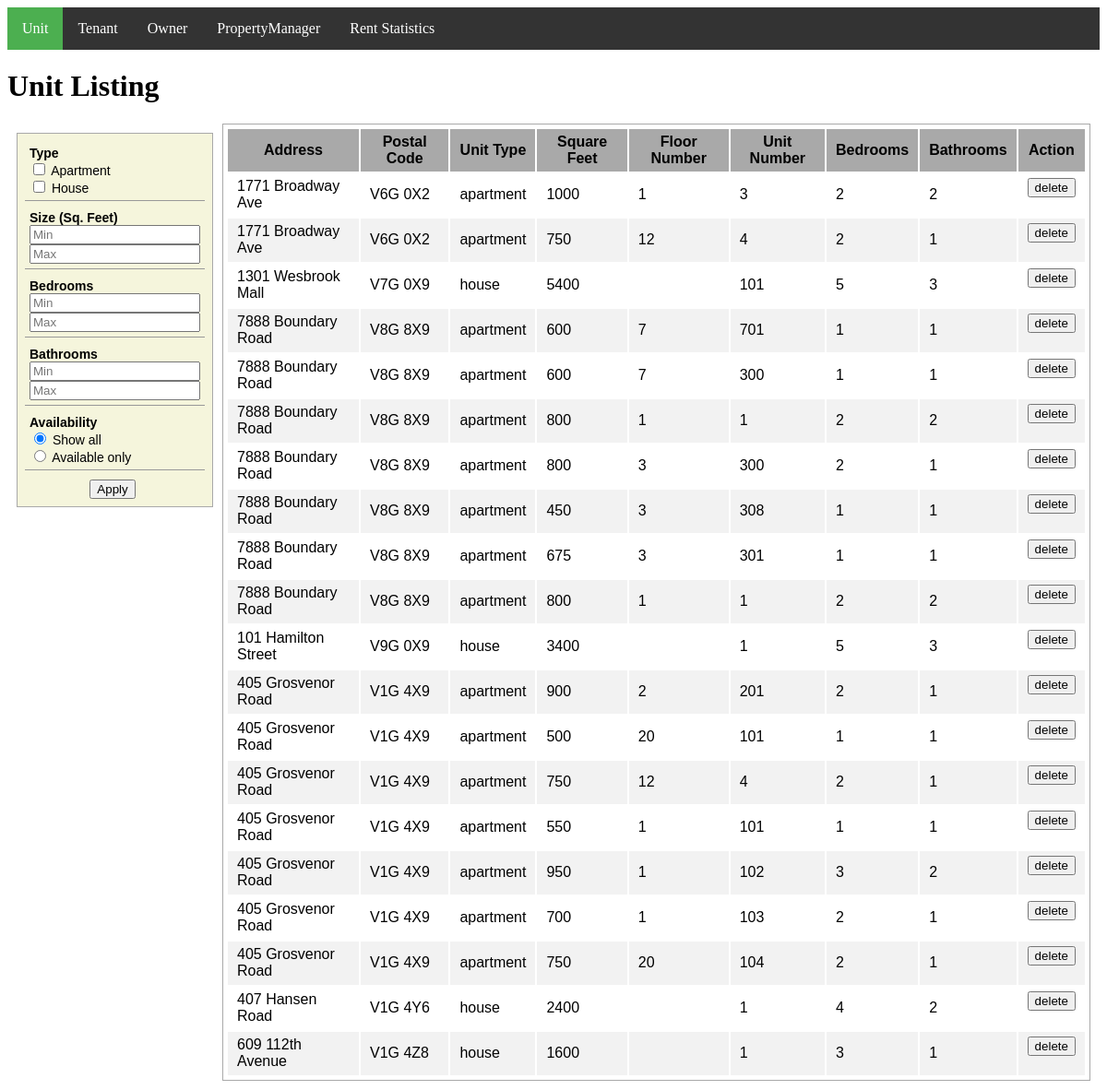
The app's page /Unit/index with its own data.
### tables this page shows
CREATE TABLE Units
(   UnitID int,
    UnitNum Varchar(10),
    Bedrooms int,
    Bathrooms int,
    UnitSize int,
    UnitType Varchar(10) CHECK( UnitType IN ('house','apartment')),
    Backyard Varchar(1) CHECK( Backyard IN ('Y','N') ),
    FloorNum int,
    Gym Varchar(1) DEFAULT 'N',
    BuildingID int NOT NULL,
    OwnerID int NOT NULL,
    PRIMARY KEY (UnitID),
    FOREIGN KEY (BuildingID) REFERENCES BuildingAddresses(BuildingID),
    FOREIGN KEY (OwnerID) REFERENCES Owners(OwnerID) );

CREATE TABLE BuildingAddresses (
    BuildingID int,
    PostalCode Varchar(10) NOT NULL,
    StreetName Varchar(20) NOT NULL,
    Streetint Varchar(10) NOT NULL,
    PropertyManagerID int,
    PRIMARY KEY (BuildingID),
    FOREIGN KEY (PostalCode) REFERENCES PostalCodes(PostalCode),
    FOREIGN KEY (PropertyManagerID) REFERENCES PropertyManagers(PropertyManagerID) );

### app/Controller/Controller.php (called while the page is built, shortened)
<?php
class Controller
{
    public function view($view, $data = []) {
        require_once '../app/View/' . $view . '.php';
    }
}

### app/Controller/UnitController.php (called while the page is built, shortened)
<?php
class UnitController extends Controller
{
    protected $model;
    public function __construct() {
        $this->model = $this->model("Unit");
    }
    public function index() {
        $units = $this->model->getAllUnitsWithAddresses();
        $this->view('unit/index', [
           "units" => $units
        ]);
    }
}

### app/core/App.php (called while the page is built, shortened)
<?php
class App
{
    protected $method = "index";
    public function __construct()
    {
        $url = $this->parseUrl();
        if ($url && $url[0] && file_exists("../app/Controller/" . $url[0] . "Controller.php")) {
            unset($url[0]);
        }
        $this->controller = new $this->controller;
        if (isset($url[1])) {
            if (method_exists($this->controller, $url[1])) {
                $this->method = $url[1];
            }
        }
        $this->params = $url ? array_values($url) : [];
        call_user_func_array([$this->controller, $this->method], $this->params);
    }
    protected function parseUrl() {
        if (isset($_GET["url"])) {
            return $url = explode("/",
                filter_var(rtrim($_GET["url"], '/'), FILTER_SANITIZE_URL));
        }
    }
}

### public/index.php (called while the page is built, shortened)
<?php
$app = new App();

### app/Model/Unit.php (called while the page is built, shortened)
<?php
require_once 'Connection.php';
class Unit
{
    protected $connection;
    public function __construct() {
        $conn = new Connection();
        $this->connection = $conn->openConnection();
    }
    public function getAllUnitsWithAddresses() {
        $sql = "SELECT * FROM Units u, BuildingAddresses ba WHERE u.BuildingID = ba.BuildingID";
        $results = $this->connection->query($sql);
        return $results;
    }
}

### app/Model/Connection.php (called while the page is built, shortened)
<?php
class Connection
{
    function openConnection()
    {
        $dbhost = "localhost";
        $dbuser = "root";
        $dbpass = "root";
        $db = "pms";
        $conn = new mysqli($dbhost, $dbuser,
            $dbpass, $db) or die("Connect failed: %s\n" .
            $conn->error);
        return $conn;
    }
}

### app/View/unit/index.php (the view, shortened to what this page needs)
<html>
    <head>
        <link rel="stylesheet" type="text/css" href="/css/common.css" media="screen"/>
    </head>
    <body>
        <?php $activeTab = 0;
        include('../app/View/header.php');  ?>
        <h1>Unit Listing</h1>
        <form class="filter-table" action='/Unit/action' method="post">
            <div class="filter-option">
                <div class="filter-label">Type</div>
                <input type="checkbox" id="type-apt" name="type-apt" value="apartment"
                        <?php if(isset($_POST['type-apt'])) echo "checked='checked'"; ?> >
                <label for="type-apt">Apartment</label> <br>
                <input type="checkbox" id="type-house" name="type-house" value="house"
                        <?php if(isset($_POST['type-house'])) echo "checked='checked'"; ?> >
                <label for="type-house">House</label>
            </div>
            <div class="filter-option">
                <div class="filter-label">Size (Sq. Feet)</div>
                <input type="number" id="size-min" name="size[]" placeholder="Min" size=5
                    value="<?php echo isset($_POST['size']) ? $_POST['size'][0] : ''; ?>"> <br>
                <input type="number" id="size-max" name="size[]" placeholder="Max" size=5
                    value="<?php echo isset($_POST['size']) ? $_POST['size'][1] : ''; ?>">
            </div>
            <div class="filter-option">
                <div class="filter-label">Bedrooms</div>
                <input type="number" id="bed-min" name="bed[]" placeholder="Min" size=5
                value="<?php echo isset($_POST['bed']) ? $_POST['bed'][0] : ''; ?>"> <br>
                <input type="number" id="bed-max" name="bed[]" placeholder="Max" size=5
                value="<?php echo isset($_POST['bed']) ? $_POST['bed'][1] : ''; ?>">
            </div>
            <div class="filter-option">
                <div class="filter-label">Bathrooms</div>
                <input type="number" id="bath-min" name="bath[]" placeholder="Min" size=5
                value="<?php echo isset($_POST['bath']) ? $_POST['bath'][0] : ''; ?>"> <br>
                <input type="number" id="bath-max" name="bath[]" placeholder="Max" size=5
                value="<?php echo isset($_POST['bath']) ? $_POST['bath'][1] : ''; ?>">
            </div>
            <div class="filter-option">
                <div class="filter-label">Availability</div>
                <input type="radio" id="all" name="availability" value="all"
                <?php if(!isset($_POST['availability']) || $_POST['availability'] == 'all') {
                    echo "checked='checked'";
                }?> >
                <label for="all">Show all</label><br>
                <input type="radio" id="avail" name="availability" value="avail"
                <?php if(isset($_POST['availability']) && $_POST['availability'] == 'avail') {
                    echo "checked='checked'";
                }?>>
                <label for="avail">Available only</label><br>
            </div>
            <div class="button-wrapper">
                <input type="submit" value="Apply">
            </div>
        </form>
        <table class="units-table">
            <thead>
                <tr>
                    <th>Address</th>
                    <th>Postal Code</th>
                    <th>Unit Type</th>
                    <th>Square Feet</th>
                    <th>Floor Number</th>
                    <th>Unit Number</th>
                    <th>Bedrooms</th>
                    <th>Bathrooms</th>
                    <th>Action</th>
                </tr>
            </thead>
            <tbody>
            <?php
            foreach ($data["units"] as $key => $unit):?>
                <tr>
                    <td><?= $unit["Streetint"] ?> <?= $unit["StreetName"] ?></td>
                    <td><?= $unit["PostalCode"] ?></td>
                    <td><?= $unit["UnitType"] ?></td>
                    <td><?= $unit["UnitSize"] ?></td>
                    <td><?= $unit["FloorNum"] ?></td>
                    <td><?= $unit["UnitNum"] ?></td>
                    <td><?= $unit["Bedrooms"] ?></td>
                    <td><?= $unit["Bathrooms"] ?></td>
                    <td >
                        <form action="/Unit/deleteUnit" method="post">
                            <input class='action' type='submit' value='delete'/>
                        </form>
                    </td>
                </tr>
            <?php endforeach;?>
            </tbody>
        </table>
    </body>
</html>

### public/css/common.css (style rules this page uses)
.filter-table { background-color: beige; font-family: Arial, Helvetica, sans-serif; font-size: 14; float: left; border: 1px solid darkgray; margin: 10px; padding: 3px; }
.filter-option { margin: 5px; padding: 5px; border-bottom: 1px solid #999; }
.filter-label { font-weight: bold; }
.button-wrapper { margin: 10px 10px 5px 5px; display: flex; align-items: center; justify-content: center; }
.units-table { font-family: Arial, Helvetica, sans-serif; font-size: 16; border: 1px solid darkgray; margin: 10px; padding: 3px; }
.units-table thead { background-color: darkgray; }
.units-table tr:nth-child(even) { background-color: #f2f2f2; }
.units-table th, td { padding: 5px 10px; }

### records on screen
units: BuildingID.Streetint "1771", BuildingID.StreetName "Broadway Ave", BuildingID.PostalCode "V6G 0X2", UnitType "apartment", UnitSize "1000", FloorNum "1", UnitNum "3", Bedrooms "2", Bathrooms "2"
units: BuildingID.Streetint "1771", BuildingID.StreetName "Broadway Ave", BuildingID.PostalCode "V6G 0X2", UnitType "apartment", UnitSize "750", FloorNum "12", UnitNum "4", Bedrooms "2", Bathrooms "1"
units: BuildingID.Streetint "1301", BuildingID.StreetName "Wesbrook Mall", BuildingID.PostalCode "V7G 0X9", UnitType "house", UnitSize "5400", UnitNum "101", Bedrooms "5", Bathrooms "3"
units: BuildingID.Streetint "7888", BuildingID.StreetName "Boundary Road", BuildingID.PostalCode "V8G 8X9", UnitType "apartment", UnitSize "600", FloorNum "7", UnitNum "701", Bedrooms "1", Bathrooms "1"
units: BuildingID.Streetint "7888", BuildingID.StreetName "Boundary Road", BuildingID.PostalCode "V8G 8X9", UnitType "apartment", UnitSize "600", FloorNum "7", UnitNum "300", Bedrooms "1", Bathrooms "1"
units: BuildingID.Streetint "7888", BuildingID.StreetName "Boundary Road", BuildingID.PostalCode "V8G 8X9", UnitType "apartment", UnitSize "800", FloorNum "1", UnitNum "1", Bedrooms "2", Bathrooms "2"
units: BuildingID.Streetint "7888", BuildingID.StreetName "Boundary Road", BuildingID.PostalCode "V8G 8X9", UnitType "apartment", UnitSize "800", FloorNum "3", UnitNum "300", Bedrooms "2", Bathrooms "1"
units: BuildingID.Streetint "7888", BuildingID.StreetName "Boundary Road", BuildingID.PostalCode "V8G 8X9", UnitType "apartment", UnitSize "450", FloorNum "3", UnitNum "308", Bedrooms "1", Bathrooms "1"
units: BuildingID.Streetint "7888", BuildingID.StreetName "Boundary Road", BuildingID.PostalCode "V8G 8X9", UnitType "apartment", UnitSize "675", FloorNum "3", UnitNum "301", Bedrooms "1", Bathrooms "1"
units: BuildingID.Streetint "7888", BuildingID.StreetName "Boundary Road", BuildingID.PostalCode "V8G 8X9", UnitType "apartment", UnitSize "800", FloorNum "1", UnitNum "1", Bedrooms "2", Bathrooms "2"
units: BuildingID.Streetint "101", BuildingID.StreetName "Hamilton Street", BuildingID.PostalCode "V9G 0X9", UnitType "house", UnitSize "3400", UnitNum "1", Bedrooms "5", Bathrooms "3"
units: BuildingID.Streetint "405", BuildingID.StreetName "Grosvenor Road", BuildingID.PostalCode "V1G 4X9", UnitType "apartment", UnitSize "900", FloorNum "2", UnitNum "201", Bedrooms "2", Bathrooms "1"
units: BuildingID.Streetint "405", BuildingID.StreetName "Grosvenor Road", BuildingID.PostalCode "V1G 4X9", UnitType "apartment", UnitSize "500", FloorNum "20", UnitNum "101", Bedrooms "1", Bathrooms "1"
units: BuildingID.Streetint "405", BuildingID.StreetName "Grosvenor Road", BuildingID.PostalCode "V1G 4X9", UnitType "apartment", UnitSize "750", FloorNum "12", UnitNum "4", Bedrooms "2", Bathrooms "1"
units: BuildingID.Streetint "405", BuildingID.StreetName "Grosvenor Road", BuildingID.PostalCode "V1G 4X9", UnitType "apartment", UnitSize "550", FloorNum "1", UnitNum "101", Bedrooms "1", Bathrooms "1"
units: BuildingID.Streetint "405", BuildingID.StreetName "Grosvenor Road", BuildingID.PostalCode "V1G 4X9", UnitType "apartment", UnitSize "950", FloorNum "1", UnitNum "102", Bedrooms "3", Bathrooms "2"
units: BuildingID.Streetint "405", BuildingID.StreetName "Grosvenor Road", BuildingID.PostalCode "V1G 4X9", UnitType "apartment", UnitSize "700", FloorNum "1", UnitNum "103", Bedrooms "2", Bathrooms "1"
units: BuildingID.Streetint "405", BuildingID.StreetName "Grosvenor Road", BuildingID.PostalCode "V1G 4X9", UnitType "apartment", UnitSize "750", FloorNum "20", UnitNum "104", Bedrooms "2", Bathrooms "1"
units: BuildingID.Streetint "407", BuildingID.StreetName "Hansen Road", BuildingID.PostalCode "V1G 4Y6", UnitType "house", UnitSize "2400", UnitNum "1", Bedrooms "4", Bathrooms "2"
units: BuildingID.Streetint "609", BuildingID.StreetName "112th Avenue", BuildingID.PostalCode "V1G 4Z8", UnitType "house", UnitSize "1600", UnitNum "1", Bedrooms "3", Bathrooms "1"

### other values on screen
$option[1] "Unit"
$option[1] "Tenant"
$option[1] "Owner"
$option[1] "PropertyManager"
$option[1] "Rent Statistics"
